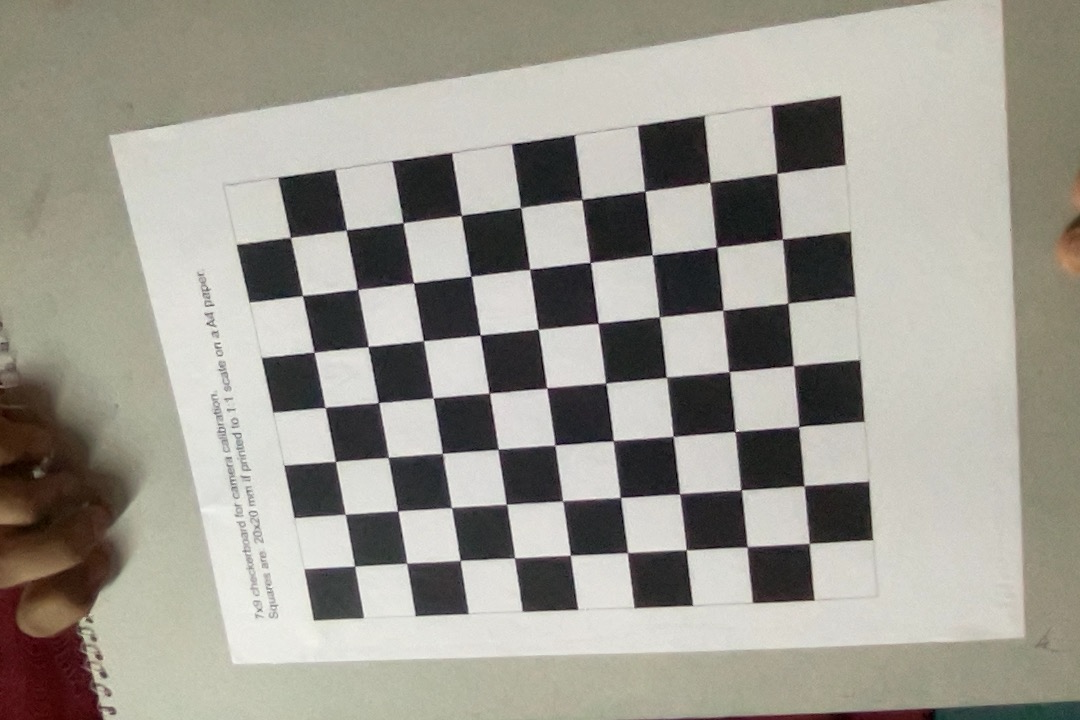
#> input picture images/1.jpg, 1080 x 720 px; its folder holds only this picture in this run
$ python caliberate.py
#> lines starting #> are read from the running program, lines starting #| are printed output that depends on the picture; after the words box and inside, x2 and y2 are one past the last pixel; in counts of white or black regions, pixels touching at a corner belong together; long printed decimals are rounded
import cv2
import numpy as np
import glob

grid = (9,7)

crit = (cv2.TERM_CRITERIA_EPS+cv2.TERM_CRITERIA_MAX_ITER, 25, 0.01) #criteria for accuracy of the found corners

objpts = []
imgpts = []

objp = np.zeros((1, grid[0] * grid[1], 3), np.float32)
objp[0,:,:2] = np.mgrid[0:grid[0], 0:grid[1]].T.reshape(-1, 2)  #coordinates of corners, taking top left corner as origin


imgs = glob.glob('./images/*.jpg')
SHAPE = (0,0)
for file in imgs:
    image = cv2.imread(file)
#> image is the input picture: shape (720, 1080, 3); mean B, G, R 145.2, 154.4, 157.4
    bnw = cv2.cvtColor(image,cv2.COLOR_BGR2GRAY)
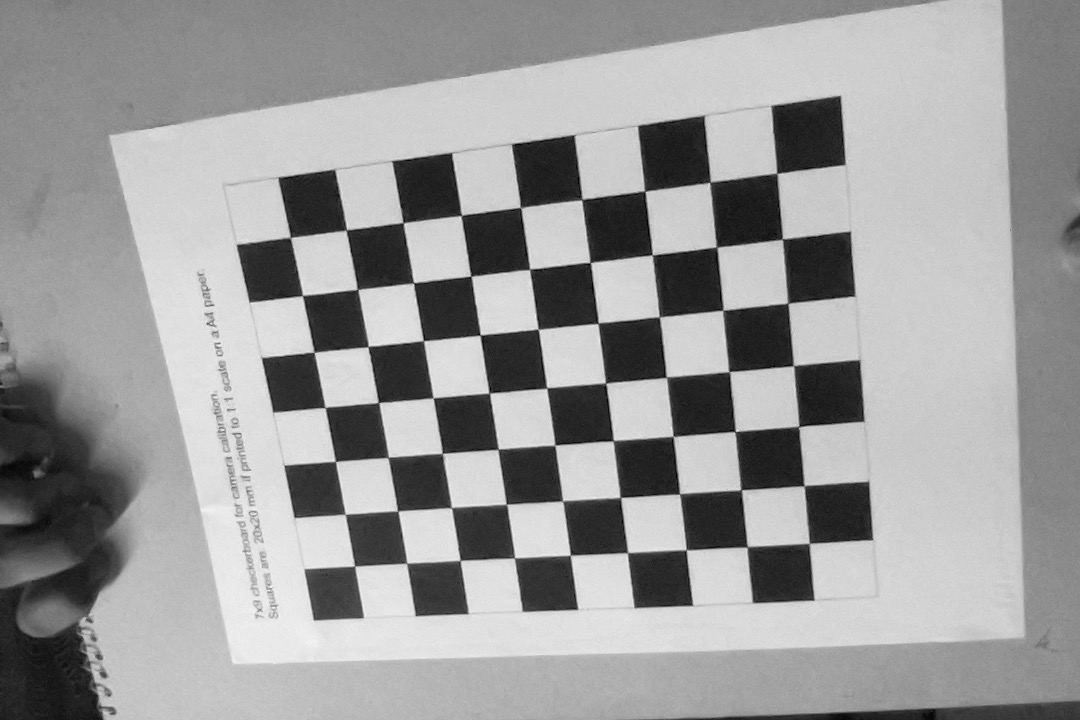
#> bnw: shape (720, 1080); min 0, max 251, mean 154.3
    SHAPE = bnw.shape[::-1]
    ret, corners = cv2.findChessboardCorners(bnw, grid, cv2.CALIB_CB_ADAPTIVE_THRESH + cv2.CALIB_CB_FAST_CHECK + cv2.CALIB_CB_NORMALIZE_IMAGE)
#> ret = True; corners = 63 rows, first 8: [809.3, 543.4], [747.3, 546.9], [686.1, 549.7], [627.5, 552.5], [570.1, 555.2], [514.4, 557.8], [460.3, 560.4], [406.7, 563.1]
    #finds the corner coordiantes in the image plane

    if ret == True:
        objpts.append(objp)
        _corners = cv2.cornerSubPix(bnw, corners, (10,10), (-1,-1), crit) #increases the accuracy of the detected corners
        imgpts.append(_corners)
        image = cv2.drawChessboardCorners(image, grid, _corners, ret) #draw the chessboard corners
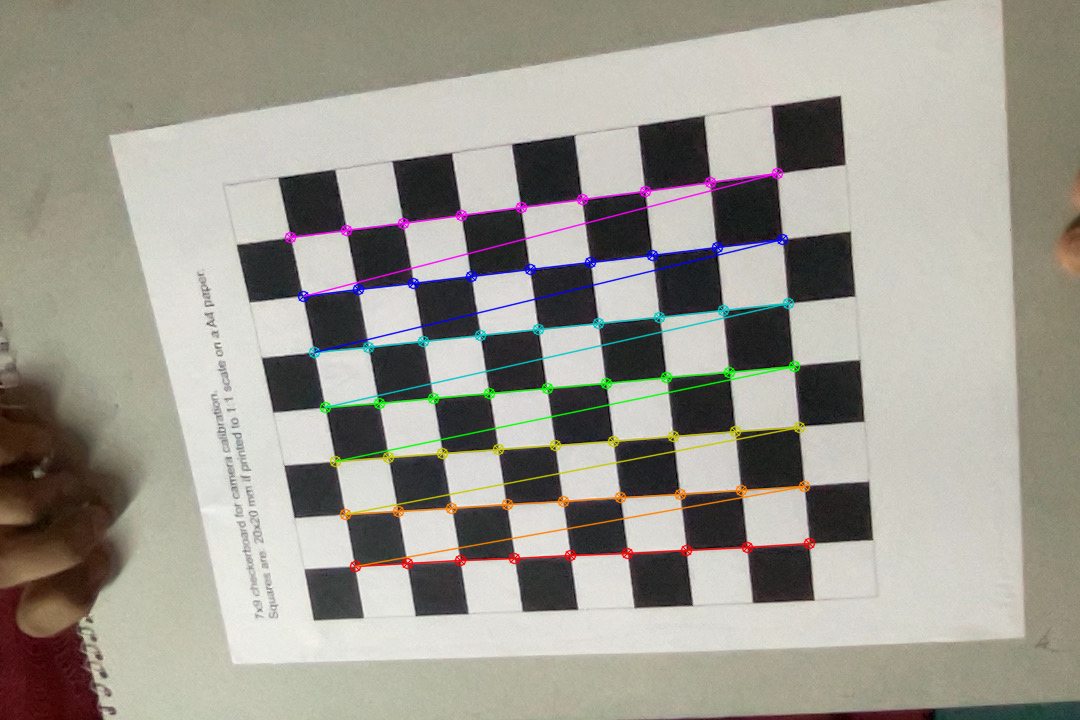
#> image: shape (720, 1080, 3); 2.98% of pixels changed, all inside (x1, y1, x2, y2) = (284, 167, 816, 573)

    cv2.imshow('image', image)
    cv2.waitKey(5)

cv2.destroyAllWindows()

ret, intrinsic, dist, rotation, translation = cv2.calibrateCamera(objpts, imgpts, SHAPE, None, None) #camera caliberation
#> ret = 0.265; intrinsic = [[1040.8, 0, 504.7], [0, 1040.1, 376.6], [0, 0, 1]]; dist = [[0.0406, 0.768, -0.00178, -0.0129, -6.06]]; rotation = ([0.376, -0.355, 2.98],); translation = ([4.99, 2.73, 16.94],)


print("Distortion coeffs:\n")
print(dist)
#| [[ 4.05781143e-02  7.67579424e-01 -1.78012396e-03 -1.29294310e-02
#|   -6.06072570e+00]]
print("Intrinsic matrix:\n")
print(intrinsic)
#| [[1.04083738e+03 0.00000000e+00 5.04715012e+02]
#|  [0.00000000e+00 1.04005855e+03 3.76626430e+02]
#|  [0.00000000e+00 0.00000000e+00 1.00000000e+00]]

$ run again, on images/13.jpg
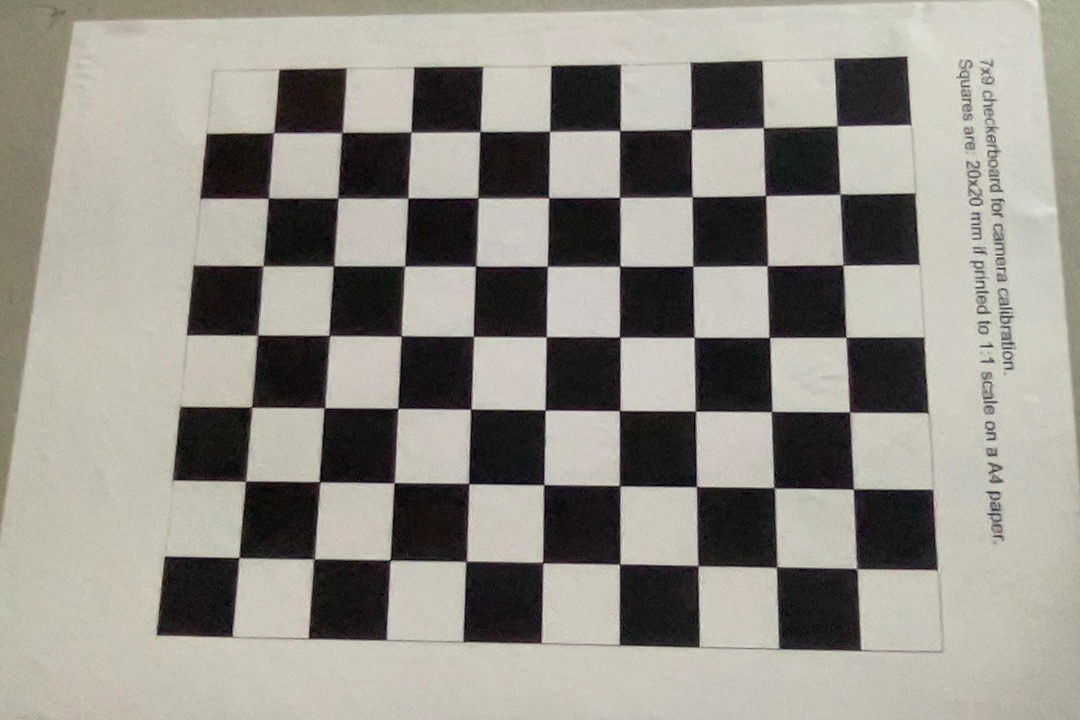
#> input picture images/13.jpg, 1080 x 720 px
#> image is the input picture: shape (720, 1080, 3); mean B, G, R 137.2, 145.6, 148.8
#> `ret, corners = cv2.findChessboardCorners(bnw, grid, cv2.CALIB_CB_ADAPT..`: ret = True; corners = 63 rows, first 8: [855.5, 568.7], [776.5, 566.7], [698.1, 565.5], [619.1, 564.1], [542.5, 562.7], [466.9, 560.8], [389.9, 560.1], [314.7, 559.1]
#> `image = cv2.drawChessboardCorners(image, grid, _corners, ret)`:
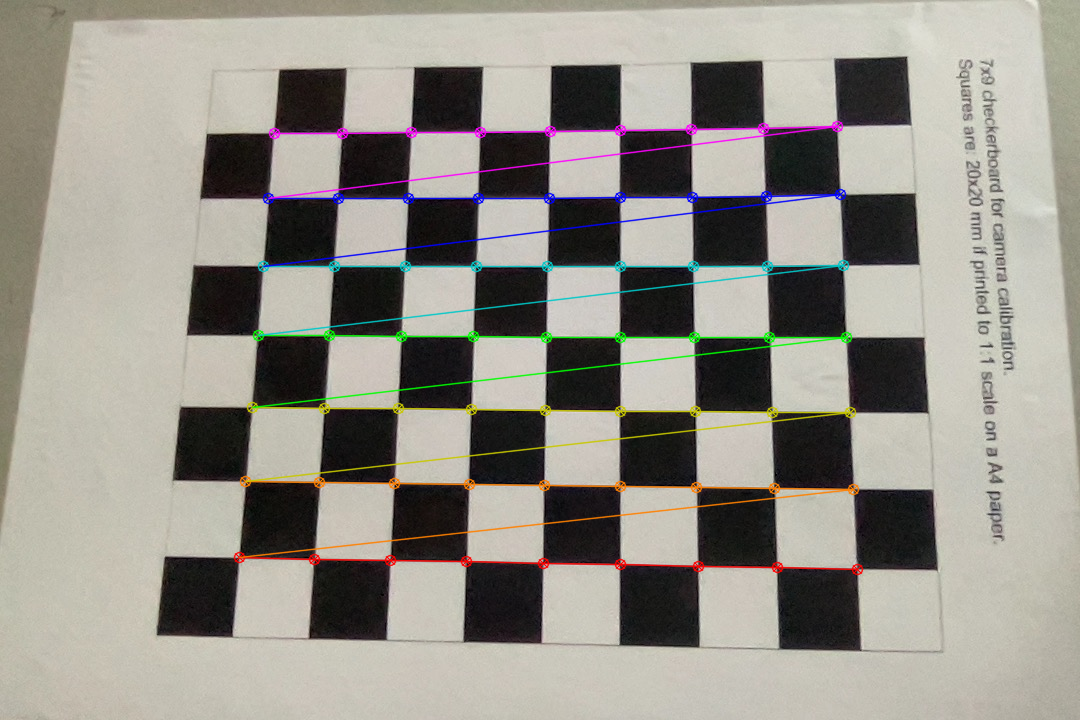
#> image: shape (720, 1080, 3); 3.6% of pixels changed, all inside (x1, y1, x2, y2) = (233, 120, 864, 576)
#> `ret, intrinsic, dist, rotation, translation = cv2.calibrateCamera(objp..`: ret = 0.298; intrinsic = [[1483.8, 0, 456.6], [0, 1496.6, 188.8], [0, 0, 1]]; dist = [[0.267, -1.36, -0.0251, -0.0138, 3.92]]; rotation = ([-0.168, -0.528, -3.08],); translation = ([5.11, 4.83, 18.8],)
#| [[ 0.2665 -1.360 -0.02506 -0.01382   3.919]]
#| [[1.48375614e+03 0.00000000e+00 4.56573610e+02]
#|  [0.00000000e+00 1.49660147e+03 1.88785959e+02]
#|  [0.00000000e+00 0.00000000e+00 1.00000000e+00]]

$ run again, on images/14.jpg
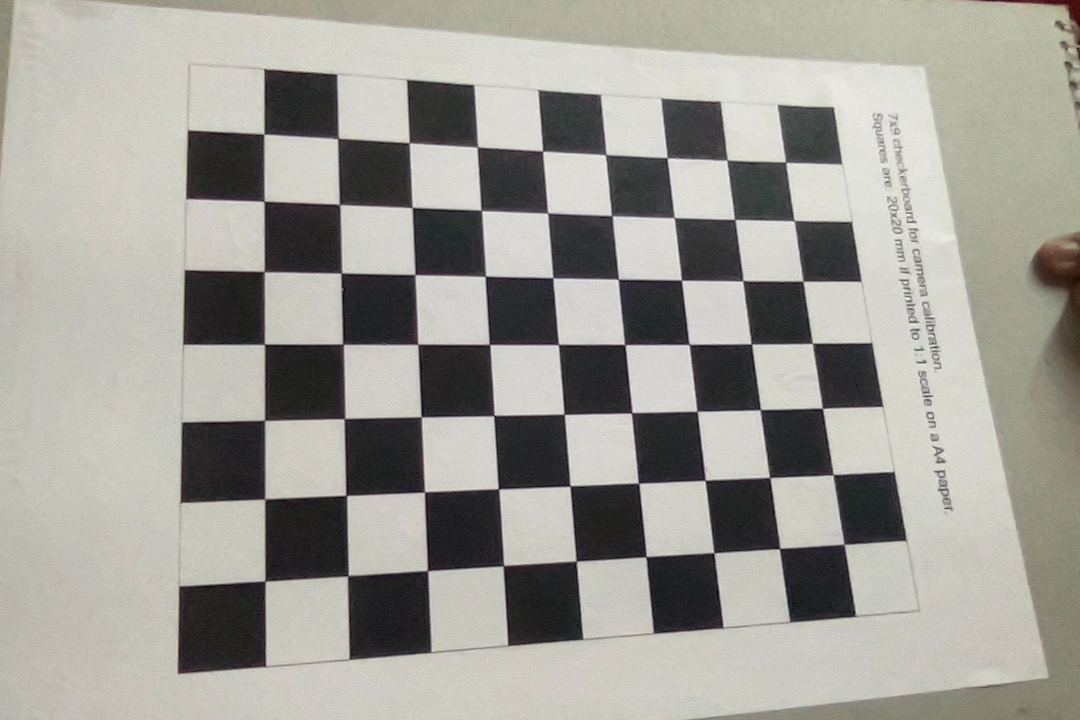
#> input picture images/14.jpg, 1080 x 720 px
#> image is the input picture: shape (720, 1080, 3); mean B, G, R 150.4, 157.5, 158.9
#> `ret, corners = cv2.findChessboardCorners(bnw, grid, cv2.CALIB_CB_ADAPT..`: ret = True; corners = 63 rows, first 8: [264.4, 134.7], [336.7, 139.4], [409, 142.3], [476.7, 147.5], [543.2, 151.4], [605.3, 154.7], [667.1, 157.7], [727, 160]
#> `image = cv2.drawChessboardCorners(image, grid, _corners, ret)`:
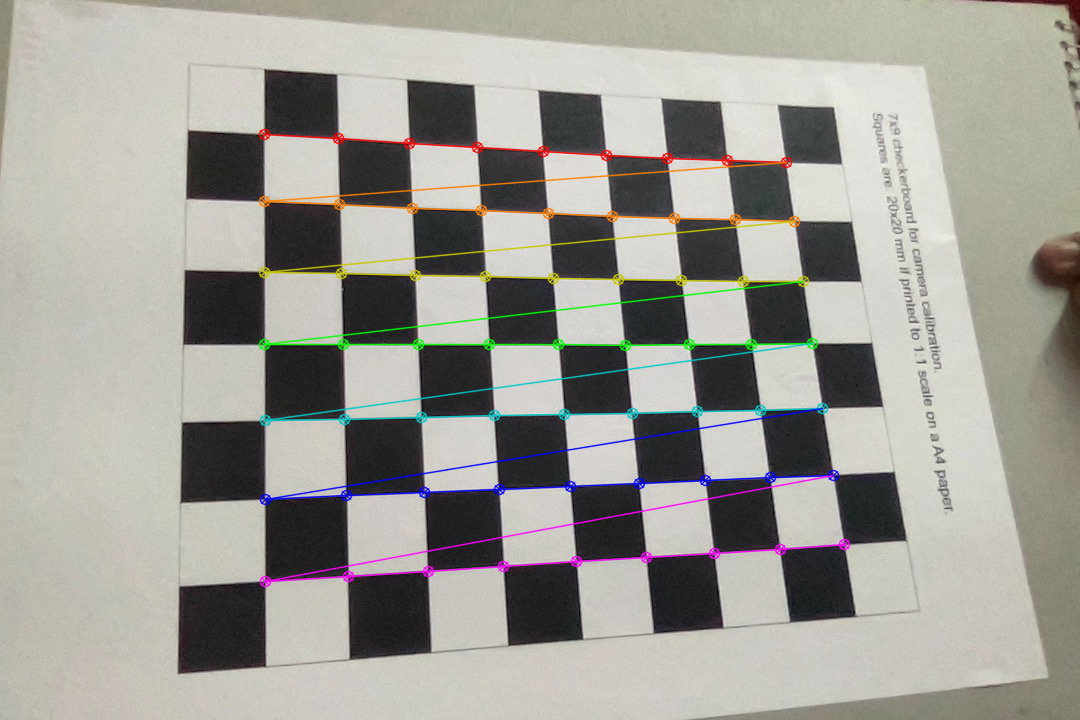
#> image: shape (720, 1080, 3); 3.39% of pixels changed, all inside (x1, y1, x2, y2) = (258, 128, 851, 588)
#> `ret, intrinsic, dist, rotation, translation = cv2.calibrateCamera(objp..`: ret = 0.433; intrinsic = [[910.9, 0, 547], [0, 915.4, 358.4], [0, 0, 1]]; dist = [[-0.0623, 2, -0.00801, 0.0112, -8.43]]; rotation = ([-0.267, -0.269, -0.0414],); translation = ([-3.92, -3.07, 12.61],)
#| [[-6.23360582e-02  1.99656987e+00 -8.01323219e-03  1.12146466e-02
#|   -8.42893267e+00]]
#| [[910.913   0.         546.985]
#|  [  0.         915.423  358.350]
#|  [  0.           0.           1.        ]]

$ run again, on images/15.jpg
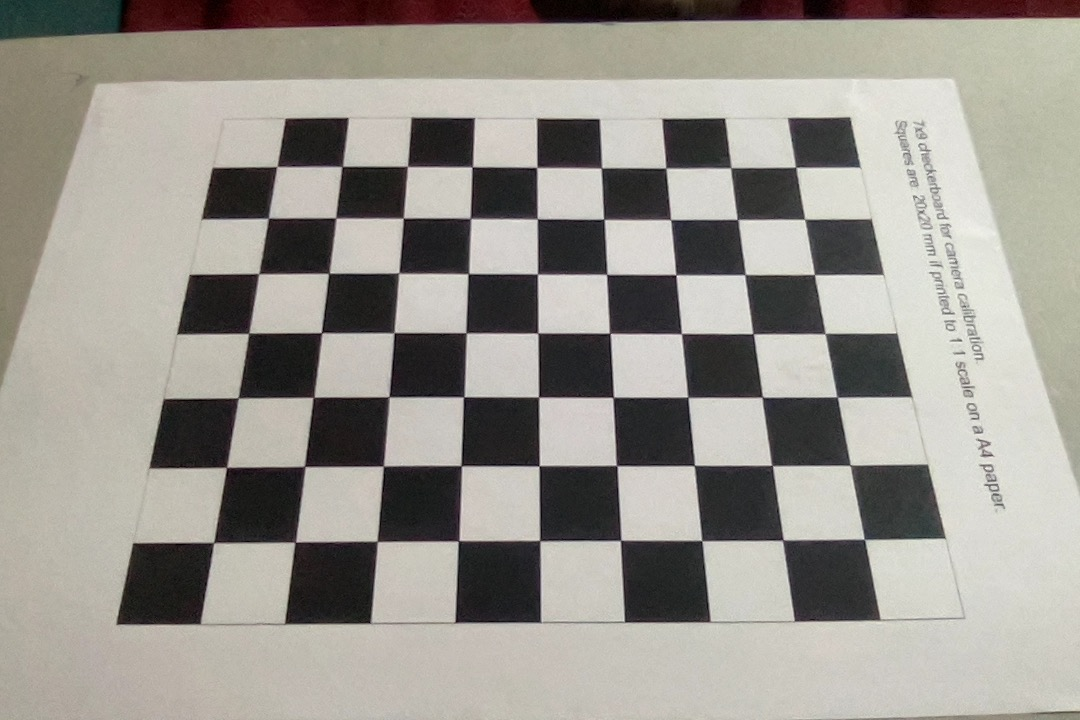
#> input picture images/15.jpg, 1080 x 720 px
#> image is the input picture: shape (720, 1080, 3); mean B, G, R 143.3, 150.6, 154.1
#> `bnw = cv2.cvtColor(image,cv2.COLOR_BGR2GRAY)`:
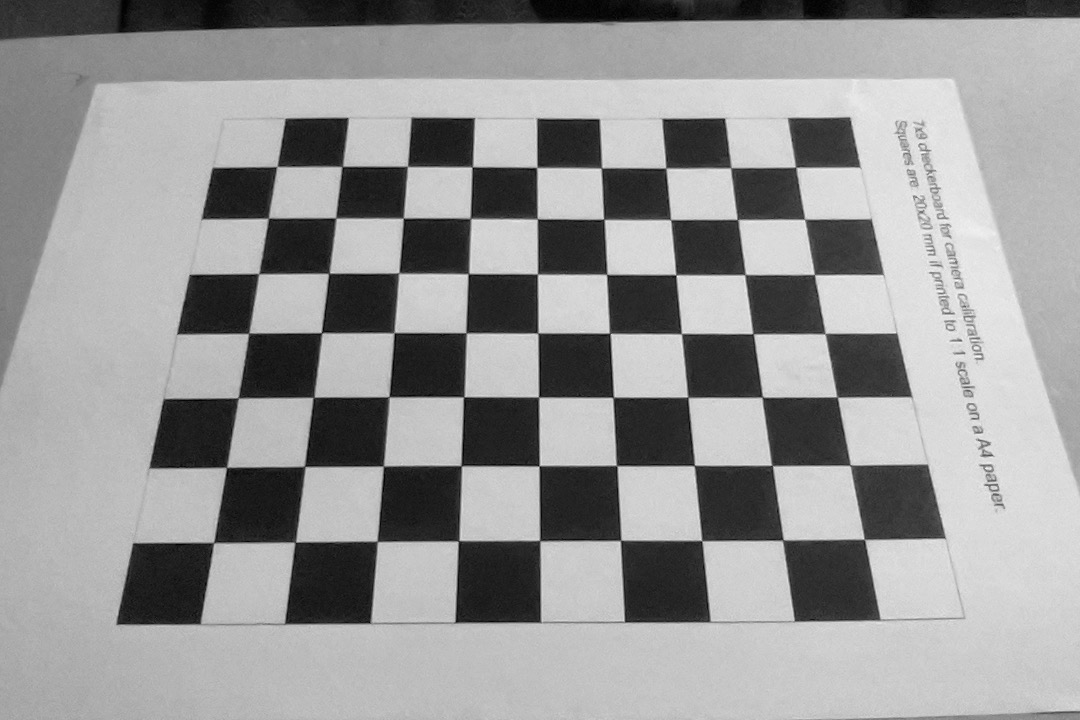
#> bnw: shape (720, 1080); min 0, max 255, mean 150.8
#> `ret, corners = cv2.findChessboardCorners(bnw, grid, cv2.CALIB_CB_ADAPT..`: ret = True; corners = 63 rows, first 8: [277, 166.3], [341.1, 167.9], [407.7, 167.5], [471.8, 167.4], [537.4, 168.3], [601.3, 167.9], [665.7, 167.8], [729.9, 168.7]
#> `image = cv2.drawChessboardCorners(image, grid, _corners, ret)`:
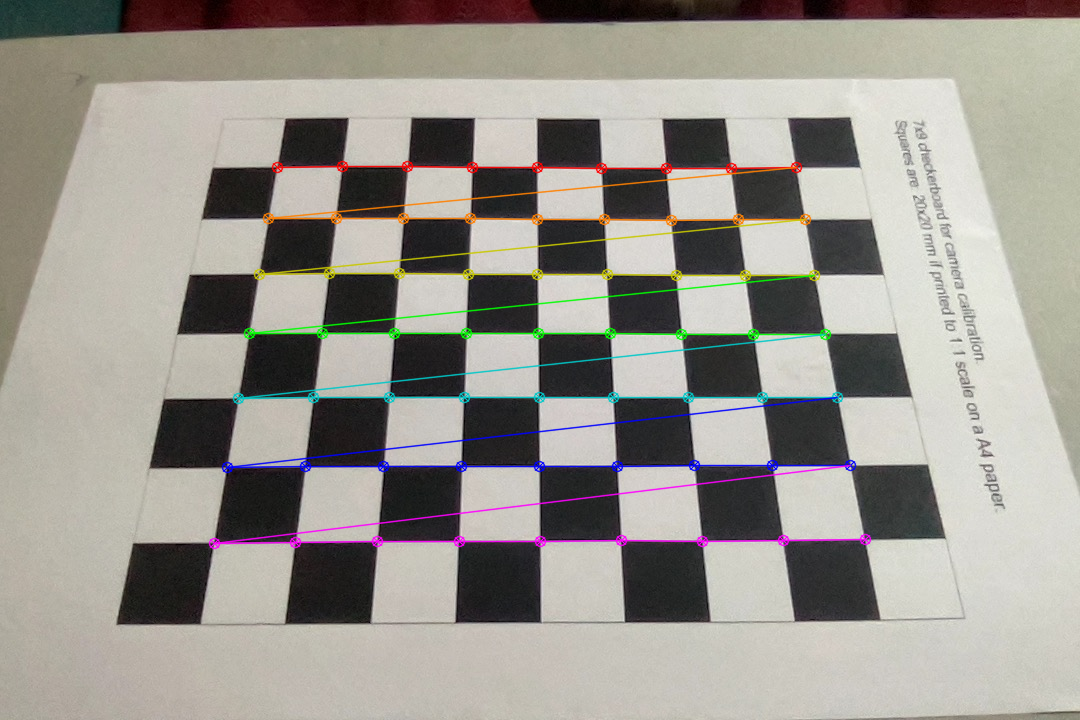
#> image: shape (720, 1080, 3); 3.54% of pixels changed, all inside (x1, y1, x2, y2) = (208, 160, 872, 550)
#> `ret, intrinsic, dist, rotation, translation = cv2.calibrateCamera(objp..`: ret = 0.34; intrinsic = [[1257.7, 0, 596], [0, 1510, 441.5], [0, 0, 1]]; dist = [[0.125, -0.078, 0.00495, 0.0181, -5.05]]; rotation = ([-0.712, -0.0552, -0.0216],); translation = ([-4.92, -3.52, 19.19],)
#| [[ 1.25160027e-01 -7.79729553e-02  4.95199423e-03  1.80642174e-02
#|   -5.05178674e+00]]
#| [[1.25765009e+03 0.00000000e+00 5.96007146e+02]
#|  [0.00000000e+00 1.51003610e+03 4.41501822e+02]
#|  [0.00000000e+00 0.00000000e+00 1.00000000e+00]]
